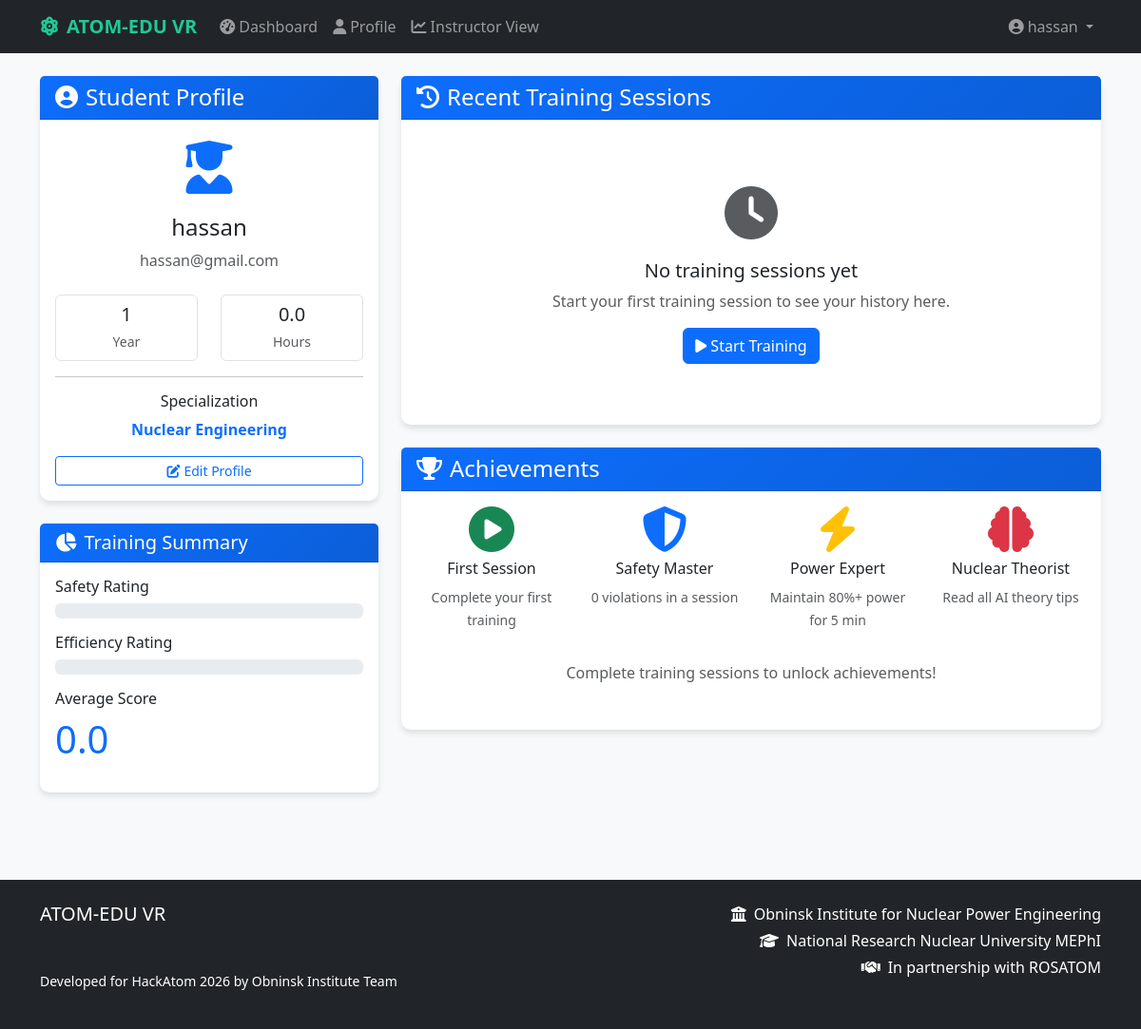
The page /profile/ (signed in) on the database its author committed.
### simulator/models.py (models this page shows, shortened)
class StudentProfile(models.Model):
    user = models.OneToOneField(User, on_delete=models.CASCADE)
    specialization = models.CharField(max_length=200, blank=True, default="Nuclear Engineering")
    year_of_study = models.IntegerField(default=1)
    student_id = models.CharField(max_length=20, blank=True, unique=True, null=True)
    total_training_hours = models.FloatField(default=0.0)
    average_score = models.FloatField(default=0.0)
    safety_rating = models.FloatField(default=0.0)  # 0-100%
    efficiency_rating = models.FloatField(default=0.0)  # 0-100%
    learning_style = models.CharField(
        max_length=50,
        default='balanced',
        choices=[
            ('balanced', 'Balanced'),
            ('rapid_experimental', 'Rapid Experimental'),
            ('deliberate_calculative', 'Deliberate Calculative'),
            ('visual', 'Visual Learner'),
            ('auditory', 'Auditory Learner'),
            ('kinesthetic', 'Kinesthetic Learner')
        ]
    )
    level = models.CharField(
        max_length=20,
        default='beginner',
        choices=[
            ('beginner', 'Beginner'),
            ('intermediate', 'Intermediate'),
            ('advanced', 'Advanced'),
            ('expert', 'Expert')
        ]
    )
    achievements = models.JSONField(default=list)
    learning_profile = models.JSONField(default=dict, blank=True)
    total_sessions = models.IntegerField(default=0)
    completed_sessions = models.IntegerField(default=0)
    total_violations = models.IntegerField(default=0)
    created_at = models.DateTimeField(auto_now_add=True)
    updated_at = models.DateTimeField(auto_now=True)
    class Meta:
        ordering = ['-average_score']

### simulator/views.py (the view)
# urls.py: path('profile/', views.profile_view, name='profile'),
@login_required
def profile_view(request):
    profile = request.user.studentprofile
    sessions = TrainingSession.objects.filter(user=request.user).order_by('-start_time')[:10]
    context = {
        'profile': profile,
        'recent_sessions': sessions,
    }
    return render(request, 'profile.html', context)  # Changed from 'simulator/profile.html'

### simulator/templates/profile.html (shortened to what this page needs)
{% extends 'base.html' %}
{% block content %}
<div class="row">
    <div class="col-lg-4">
        <div class="card mb-4">
            <div class="card-header bg-primary text-white">
                <h4 class="mb-0">
                    <i class="fas fa-user-circle me-2"></i>Student Profile
                </h4>
            </div>
            <div class="card-body text-center">
                <div class="mb-3">
                    <div class="display-4 text-primary">
                        <i class="fas fa-user-graduate"></i>
                    </div>
                </div>
                <h4>{{ user.username }}</h4>
                <p class="text-muted">{{ user.email }}</p>
                <div class="row mt-4">
                    <div class="col-6">
                        <div class="border rounded p-2">
                            <div class="h5 mb-1">{{ profile.year_of_study }}</div>
                            <small class="text-muted">Year</small>
                        </div>
                    </div>
                    <div class="col-6">
                        <div class="border rounded p-2">
                            <div class="h5 mb-1">{{ profile.total_training_hours|floatformat:1 }}</div>
                            <small class="text-muted">Hours</small>
                        </div>
                    </div>
                </div>
                <hr>
                <h6>Specialization</h6>
                <p class="text-primary fw-bold">{{ profile.specialization }}</p>
                <div class="d-grid mt-3">
                    <a href="#" class="btn btn-outline-primary btn-sm">
                        <i class="fas fa-edit me-1"></i>Edit Profile
                    </a>
                </div>
            </div>
        </div>
        <div class="card">
            <div class="card-header">
                <h5 class="mb-0">
                    <i class="fas fa-chart-pie me-2"></i>Training Summary
                </h5>
            </div>
            <div class="card-body">
                <div class="mb-3">
                    <h6>Safety Rating</h6>
                    <div class="progress mb-2">
                    </div>
                </div>
                <div class="mb-3">
                    <h6>Efficiency Rating</h6>
                    <div class="progress mb-2">
                    </div>
                </div>
                <div class="mb-3">
                    <h6>Average Score</h6>
                    <div class="display-6 text-primary">{{ profile.average_score|floatformat:1 }}</div>
                </div>
            </div>
        </div>
    </div>
    <div class="col-lg-8">
        <div class="card mb-4">
            <div class="card-header">
                <h4 class="mb-0">
                    <i class="fas fa-history me-2"></i>Recent Training Sessions
                </h4>
            </div>
            <div class="card-body">
                {% if recent_sessions %}
                <div class="table-responsive">
                    <table class="table table-hover">
                        <thead>
                            <tr>
                                <th>Scenario</th>
                                <th>Date</th>
                                <th>Duration</th>
                                <th>Score</th>
                                <th>Violations</th>
                                <th>Status</th>
                            </tr>
                        </thead>
                        <tbody>
                            {% for session in recent_sessions %}
                            <tr>
                                <td>
                                    <strong>{{ session.scenario.name }}</strong>
                                    <br>
                                    <small class="text-muted">{{ session.scenario.get_scenario_type_display }}</small>
                                </td>
                                <td>{{ session.start_time|date:"M d, Y" }}</td>
                                <td>{{ session.duration|floatformat:0 }}s</td>
                                <td>
                                    <span class="badge bg-{% if session.score >= 80 %}success{% elif session.score >= 60 %}warning{% else %}danger{% endif %}">
                                        {{ session.score|floatformat:1 }}
                                    </span>
                                </td>
                                <td>
                                    {% if session.safety_violations == 0 %}
                                        <span class="badge bg-success">0</span>
                                    {% else %}
                                        <span class="badge bg-danger">{{ session.safety_violations }}</span>
                                    {% endif %}
                                </td>
                                <td>
                                    {% if session.is_active %}
                                        <span class="badge bg-warning">Active</span>
                                    {% else %}
                                        <span class="badge bg-secondary">Completed</span>
                                    {% endif %}
                                </td>
                            </tr>
                            {% endfor %}
                        </tbody>
                    </table>
                </div>
                {% else %}
                <div class="text-center py-5">
                    <div class="display-4 text-muted mb-3">
                        <i class="fas fa-clock"></i>
                    </div>
                    <h5>No training sessions yet</h5>
                    <p class="text-muted">Start your first training session to see your history here.</p>
                    <a href="{% url 'dashboard' %}" class="btn btn-primary">
                        <i class="fas fa-play me-1"></i>Start Training
                    </a>
                </div>
                {% endif %}
            </div>
        </div>
        <div class="card">
            <div class="card-header">
                <h4 class="mb-0">
                    <i class="fas fa-trophy me-2"></i>Achievements
                </h4>
            </div>
            <div class="card-body">
                <div class="row">
                    <div class="col-md-3 col-6 text-center mb-3">
                        <div class="achievement-icon">
                            <i class="fas fa-play-circle fa-3x text-success"></i>
                        </div>
                        <h6 class="mt-2">First Session</h6>
                        <small class="text-muted">Complete your first training</small>
                    </div>
                    <div class="col-md-3 col-6 text-center mb-3">
                        <div class="achievement-icon">
                            <i class="fas fa-shield-alt fa-3x text-primary"></i>
                        </div>
                        <h6 class="mt-2">Safety Master</h6>
                        <small class="text-muted">0 violations in a session</small>
                    </div>
                    <div class="col-md-3 col-6 text-center mb-3">
                        <div class="achievement-icon">
                            <i class="fas fa-bolt fa-3x text-warning"></i>
                        </div>
                        <h6 class="mt-2">Power Expert</h6>
                        <small class="text-muted">Maintain 80%+ power for 5 min</small>
                    </div>
                    <div class="col-md-3 col-6 text-center mb-3">
                        <div class="achievement-icon">
                            <i class="fas fa-brain fa-3x text-danger"></i>
                        </div>
                        <h6 class="mt-2">Nuclear Theorist</h6>
                        <small class="text-muted">Read all AI theory tips</small>
                    </div>
                </div>
                {% if profile.achievements %}
                <div class="mt-4">
                    <h6>Unlocked Achievements:</h6>
                    <div class="d-flex flex-wrap gap-2">
                        {% for achievement in profile.achievements %}
                        <span class="badge bg-success">
                            <i class="fas fa-check me-1"></i>{{ achievement }}
                        </span>
                        {% endfor %}
                    </div>
                </div>
                {% else %}
                <div class="text-center py-3">
                    <p class="text-muted">Complete training sessions to unlock achievements!</p>
                </div>
                {% endif %}
            </div>
        </div>
    </div>
</div>
{% endblock %}

### simulator/templates/base.html (shortened to what this page needs)
<!DOCTYPE html>
<html lang="en">
<head>
    <link href="https://cdn.jsdelivr.net/npm/bootstrap@5.3.0/dist/css/bootstrap.min.css" rel="stylesheet">
    <link rel="stylesheet" href="https://cdnjs.cloudflare.com/ajax/libs/font-awesome/6.4.0/css/all.min.css">
</head>
<body>
    <nav class="navbar navbar-expand-lg navbar-dark bg-dark">
        <div class="container">
            <a class="navbar-brand" href="{% url 'home' %}">
                <i class="fas fa-atom me-2"></i>ATOM-EDU VR
            </a>
            <div class="collapse navbar-collapse" id="navbarNav">
                <ul class="navbar-nav me-auto">
                    <li class="nav-item">
                        <a class="nav-link" href="{% url 'dashboard' %}">
                            <i class="fas fa-tachometer-alt me-1"></i>Dashboard
                        </a>
                    </li>
                    <li class="nav-item">
                        <a class="nav-link" href="{% url 'profile' %}">
                            <i class="fas fa-user me-1"></i>Profile
                        </a>
                    </li>
                    {% if user.is_staff %}
                    <li class="nav-item">
                        <a class="nav-link" href="{% url 'admin_dashboard' %}">
                            <i class="fas fa-chart-line me-1"></i>Instructor View
                        </a>
                    </li>
                    {% endif %}
                </ul>
                <ul class="navbar-nav">
                    {% if user.is_authenticated %}
                    <li class="nav-item dropdown">
                        <a class="nav-link dropdown-toggle" href="#" id="userDropdown" role="button" data-bs-toggle="dropdown">
                            <i class="fas fa-user-circle me-1"></i>{{ user.username }}
                        </a>
                    </li>
                    {% endif %}
                </ul>
            </div>
        </div>
    </nav>
    <main class="container py-4">
        {% block content %}{% endblock %}
    </main>
    <footer class="bg-dark text-white py-4 mt-5">
        <div class="container">
            <div class="row">
                <div class="col-md-6">
                    <h5>ATOM-EDU VR</h5>
                    <p class="text-muted">AI-powered Nuclear Engineering Training Platform</p>
                    <p class="small">Developed for HackAtom 2026 by Obninsk Institute Team</p>
                </div>
                <div class="col-md-6 text-end">
                    <p class="mb-1">
                        <i class="fas fa-university me-2"></i>Obninsk Institute for Nuclear Power Engineering
                    </p>
                    <p class="mb-1">
                        <i class="fas fa-graduation-cap me-2"></i>National Research Nuclear University MEPhI
                    </p>
                    <p class="mb-0">
                        <i class="fas fa-handshake me-2"></i>In partnership with ROSATOM
                    </p>
                </div>
            </div>
        </div>
    </footer>
</body>
</html>

### simulator/templates/base.html (style rules this page uses)
:root { --primary-blue: #0d6efd; --nuclear-green: #20c997; --warning-orange: #fd7e14; --danger-red: #dc3545; --dark-bg: #212529; }
body { background-color: #f8f9fa; font-family: 'Segoe UI', Tahoma, Geneva, Verdana, sans-serif; }
.navbar-brand { font-weight: 700; color: var(--nuclear-green) !important; }
.card { border-radius: 10px; box-shadow: 0 4px 6px rgba(0,0,0,0.1); margin-bottom: 20px; border: none; }
.card-header { background: linear-gradient(135deg, var(--primary-blue), #0b5ed7); color: white; font-weight: 600; }

### rows shown on the page
StudentProfile: year_of_study "1", total_training_hours "0.0", specialization "Nuclear Engineering", average_score "0.0"

### other values the page prints
{{ user.username }} "hassan"
{{ user.email }} "hassan@gmail.com"
